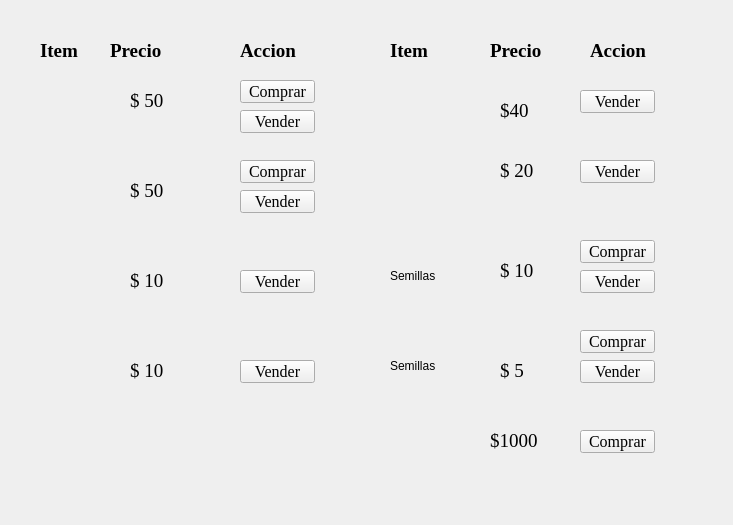
<?xml version="1.0" encoding="UTF-8"?>
<ui version="4.0">
 <class>Form</class>
 <widget class="QWidget" name="Form">
  <property name="geometry">
   <rect>
    <x>0</x>
    <y>0</y>
    <width>733</width>
    <height>525</height>
   </rect>
  </property>
  <property name="windowTitle">
   <string>Form</string>
  </property>
  <widget class="QLabel" name="label">
   <property name="geometry">
    <rect>
     <x>0</x>
     <y>0</y>
     <width>733</width>
     <height>521</height>
    </rect>
   </property>
   <property name="text">
    <string/>
   </property>
   <property name="pixmap">
    <pixmap>otros/window_template.jpg</pixmap>
   </property>
   <property name="scaledContents">
    <bool>true</bool>
   </property>
  </widget>
  <widget class="QLabel" name="label_2">
   <property name="geometry">
    <rect>
     <x>40</x>
     <y>40</y>
     <width>51</width>
     <height>21</height>
    </rect>
   </property>
   <property name="font">
    <font>
     <family>Times New Roman</family>
     <pointsize>14</pointsize>
     <weight>75</weight>
     <bold>true</bold>
    </font>
   </property>
   <property name="text">
    <string>Item </string>
   </property>
  </widget>
  <widget class="QLabel" name="label_3">
   <property name="geometry">
    <rect>
     <x>40</x>
     <y>70</y>
     <width>47</width>
     <height>71</height>
    </rect>
   </property>
   <property name="text">
    <string/>
   </property>
   <property name="pixmap">
    <pixmap>otros/hoe.png</pixmap>
   </property>
  </widget>
  <widget class="QLabel" name="label_4">
   <property name="geometry">
    <rect>
     <x>30</x>
     <y>160</y>
     <width>47</width>
     <height>71</height>
    </rect>
   </property>
   <property name="text">
    <string/>
   </property>
   <property name="pixmap">
    <pixmap>otros/axe.png</pixmap>
   </property>
  </widget>
  <widget class="QLabel" name="label_5">
   <property name="geometry">
    <rect>
     <x>30</x>
     <y>250</y>
     <width>47</width>
     <height>71</height>
    </rect>
   </property>
   <property name="text">
    <string/>
   </property>
   <property name="pixmap">
    <pixmap>recursos/artichoke.png</pixmap>
   </property>
  </widget>
  <widget class="QLabel" name="label_6">
   <property name="geometry">
    <rect>
     <x>40</x>
     <y>340</y>
     <width>47</width>
     <height>71</height>
    </rect>
   </property>
   <property name="text">
    <string/>
   </property>
   <property name="pixmap">
    <pixmap>recursos/corn.png</pixmap>
   </property>
  </widget>
  <widget class="QLabel" name="label_8">
   <property name="geometry">
    <rect>
     <x>110</x>
     <y>40</y>
     <width>61</width>
     <height>21</height>
    </rect>
   </property>
   <property name="font">
    <font>
     <family>Times New Roman</family>
     <pointsize>14</pointsize>
     <weight>75</weight>
     <bold>true</bold>
    </font>
   </property>
   <property name="text">
    <string>Precio</string>
   </property>
  </widget>
  <widget class="QLabel" name="label_7">
   <property name="geometry">
    <rect>
     <x>130</x>
     <y>90</y>
     <width>41</width>
     <height>21</height>
    </rect>
   </property>
   <property name="font">
    <font>
     <family>Times New Roman</family>
     <pointsize>14</pointsize>
    </font>
   </property>
   <property name="text">
    <string>$ 50</string>
   </property>
  </widget>
  <widget class="QLabel" name="label_9">
   <property name="geometry">
    <rect>
     <x>130</x>
     <y>180</y>
     <width>51</width>
     <height>21</height>
    </rect>
   </property>
   <property name="font">
    <font>
     <family>Times New Roman</family>
     <pointsize>14</pointsize>
    </font>
   </property>
   <property name="text">
    <string>$ 50</string>
   </property>
  </widget>
  <widget class="QLabel" name="label_10">
   <property name="geometry">
    <rect>
     <x>130</x>
     <y>270</y>
     <width>51</width>
     <height>21</height>
    </rect>
   </property>
   <property name="font">
    <font>
     <family>Times New Roman</family>
     <pointsize>14</pointsize>
    </font>
   </property>
   <property name="text">
    <string>$ 10</string>
   </property>
  </widget>
  <widget class="QLabel" name="label_11">
   <property name="geometry">
    <rect>
     <x>130</x>
     <y>360</y>
     <width>51</width>
     <height>21</height>
    </rect>
   </property>
   <property name="font">
    <font>
     <family>Times New Roman</family>
     <pointsize>14</pointsize>
    </font>
   </property>
   <property name="text">
    <string>$ 10</string>
   </property>
  </widget>
  <widget class="QPushButton" name="pushButton">
   <property name="geometry">
    <rect>
     <x>240</x>
     <y>80</y>
     <width>75</width>
     <height>23</height>
    </rect>
   </property>
   <property name="font">
    <font>
     <family>Times New Roman</family>
     <pointsize>12</pointsize>
    </font>
   </property>
   <property name="text">
    <string>Comprar</string>
   </property>
  </widget>
  <widget class="QPushButton" name="pushButton_2">
   <property name="geometry">
    <rect>
     <x>240</x>
     <y>110</y>
     <width>75</width>
     <height>23</height>
    </rect>
   </property>
   <property name="font">
    <font>
     <family>Times New Roman</family>
     <pointsize>12</pointsize>
    </font>
   </property>
   <property name="text">
    <string>Vender</string>
   </property>
  </widget>
  <widget class="QPushButton" name="pushButton_3">
   <property name="geometry">
    <rect>
     <x>240</x>
     <y>160</y>
     <width>75</width>
     <height>23</height>
    </rect>
   </property>
   <property name="font">
    <font>
     <family>Times New Roman</family>
     <pointsize>12</pointsize>
    </font>
   </property>
   <property name="text">
    <string>Comprar</string>
   </property>
  </widget>
  <widget class="QPushButton" name="pushButton_4">
   <property name="geometry">
    <rect>
     <x>240</x>
     <y>190</y>
     <width>75</width>
     <height>23</height>
    </rect>
   </property>
   <property name="font">
    <font>
     <family>Times New Roman</family>
     <pointsize>12</pointsize>
    </font>
   </property>
   <property name="text">
    <string>Vender</string>
   </property>
  </widget>
  <widget class="QPushButton" name="pushButton_6">
   <property name="geometry">
    <rect>
     <x>240</x>
     <y>270</y>
     <width>75</width>
     <height>23</height>
    </rect>
   </property>
   <property name="font">
    <font>
     <family>Times New Roman</family>
     <pointsize>12</pointsize>
    </font>
   </property>
   <property name="text">
    <string>Vender</string>
   </property>
  </widget>
  <widget class="QPushButton" name="pushButton_8">
   <property name="geometry">
    <rect>
     <x>240</x>
     <y>360</y>
     <width>75</width>
     <height>23</height>
    </rect>
   </property>
   <property name="font">
    <font>
     <family>Times New Roman</family>
     <pointsize>12</pointsize>
    </font>
   </property>
   <property name="text">
    <string>Vender</string>
   </property>
  </widget>
  <widget class="QLabel" name="label_12">
   <property name="geometry">
    <rect>
     <x>240</x>
     <y>40</y>
     <width>71</width>
     <height>21</height>
    </rect>
   </property>
   <property name="font">
    <font>
     <family>Times New Roman</family>
     <pointsize>14</pointsize>
     <weight>75</weight>
     <bold>true</bold>
    </font>
   </property>
   <property name="text">
    <string>Accion</string>
   </property>
  </widget>
  <widget class="QLabel" name="label_13">
   <property name="geometry">
    <rect>
     <x>390</x>
     <y>40</y>
     <width>51</width>
     <height>21</height>
    </rect>
   </property>
   <property name="font">
    <font>
     <family>Times New Roman</family>
     <pointsize>14</pointsize>
     <weight>75</weight>
     <bold>true</bold>
    </font>
   </property>
   <property name="text">
    <string>Item </string>
   </property>
  </widget>
  <widget class="QLabel" name="label_14">
   <property name="geometry">
    <rect>
     <x>390</x>
     <y>70</y>
     <width>47</width>
     <height>71</height>
    </rect>
   </property>
   <property name="text">
    <string/>
   </property>
   <property name="pixmap">
    <pixmap>recursos/gold.png</pixmap>
   </property>
  </widget>
  <widget class="QLabel" name="label_15">
   <property name="geometry">
    <rect>
     <x>390</x>
     <y>150</y>
     <width>47</width>
     <height>71</height>
    </rect>
   </property>
   <property name="text">
    <string/>
   </property>
   <property name="pixmap">
    <pixmap>recursos/wood.png</pixmap>
   </property>
  </widget>
  <widget class="QLabel" name="label_16">
   <property name="geometry">
    <rect>
     <x>390</x>
     <y>240</y>
     <width>47</width>
     <height>71</height>
    </rect>
   </property>
   <property name="text">
    <string>Semillas ch</string>
   </property>
  </widget>
  <widget class="QLabel" name="label_17">
   <property name="geometry">
    <rect>
     <x>390</x>
     <y>330</y>
     <width>47</width>
     <height>71</height>
    </rect>
   </property>
   <property name="text">
    <string>Semillas ar</string>
   </property>
  </widget>
  <widget class="QLabel" name="label_18">
   <property name="geometry">
    <rect>
     <x>490</x>
     <y>40</y>
     <width>61</width>
     <height>21</height>
    </rect>
   </property>
   <property name="font">
    <font>
     <family>Times New Roman</family>
     <pointsize>14</pointsize>
     <weight>75</weight>
     <bold>true</bold>
    </font>
   </property>
   <property name="text">
    <string>Precio</string>
   </property>
  </widget>
  <widget class="QLabel" name="label_19">
   <property name="geometry">
    <rect>
     <x>500</x>
     <y>100</y>
     <width>41</width>
     <height>21</height>
    </rect>
   </property>
   <property name="font">
    <font>
     <family>Times New Roman</family>
     <pointsize>14</pointsize>
    </font>
   </property>
   <property name="text">
    <string>$40</string>
   </property>
  </widget>
  <widget class="QLabel" name="label_20">
   <property name="geometry">
    <rect>
     <x>500</x>
     <y>160</y>
     <width>41</width>
     <height>21</height>
    </rect>
   </property>
   <property name="font">
    <font>
     <family>Times New Roman</family>
     <pointsize>14</pointsize>
    </font>
   </property>
   <property name="text">
    <string>$ 20</string>
   </property>
  </widget>
  <widget class="QLabel" name="label_21">
   <property name="geometry">
    <rect>
     <x>500</x>
     <y>260</y>
     <width>41</width>
     <height>21</height>
    </rect>
   </property>
   <property name="font">
    <font>
     <family>Times New Roman</family>
     <pointsize>14</pointsize>
    </font>
   </property>
   <property name="text">
    <string>$ 10</string>
   </property>
  </widget>
  <widget class="QLabel" name="label_22">
   <property name="geometry">
    <rect>
     <x>500</x>
     <y>360</y>
     <width>41</width>
     <height>21</height>
    </rect>
   </property>
   <property name="font">
    <font>
     <family>Times New Roman</family>
     <pointsize>14</pointsize>
    </font>
   </property>
   <property name="text">
    <string>$ 5</string>
   </property>
  </widget>
  <widget class="QLabel" name="label_23">
   <property name="geometry">
    <rect>
     <x>590</x>
     <y>40</y>
     <width>71</width>
     <height>21</height>
    </rect>
   </property>
   <property name="font">
    <font>
     <family>Times New Roman</family>
     <pointsize>14</pointsize>
     <weight>75</weight>
     <bold>true</bold>
    </font>
   </property>
   <property name="text">
    <string>Accion</string>
   </property>
  </widget>
  <widget class="QPushButton" name="pushButton_11">
   <property name="geometry">
    <rect>
     <x>580</x>
     <y>240</y>
     <width>75</width>
     <height>23</height>
    </rect>
   </property>
   <property name="font">
    <font>
     <family>Times New Roman</family>
     <pointsize>12</pointsize>
    </font>
   </property>
   <property name="text">
    <string>Comprar</string>
   </property>
  </widget>
  <widget class="QPushButton" name="pushButton_12">
   <property name="geometry">
    <rect>
     <x>580</x>
     <y>330</y>
     <width>75</width>
     <height>23</height>
    </rect>
   </property>
   <property name="font">
    <font>
     <family>Times New Roman</family>
     <pointsize>12</pointsize>
    </font>
   </property>
   <property name="text">
    <string>Comprar</string>
   </property>
  </widget>
  <widget class="QPushButton" name="pushButton_13">
   <property name="geometry">
    <rect>
     <x>580</x>
     <y>90</y>
     <width>75</width>
     <height>23</height>
    </rect>
   </property>
   <property name="font">
    <font>
     <family>Times New Roman</family>
     <pointsize>12</pointsize>
    </font>
   </property>
   <property name="text">
    <string>Vender</string>
   </property>
  </widget>
  <widget class="QPushButton" name="pushButton_14">
   <property name="geometry">
    <rect>
     <x>580</x>
     <y>160</y>
     <width>75</width>
     <height>23</height>
    </rect>
   </property>
   <property name="font">
    <font>
     <family>Times New Roman</family>
     <pointsize>12</pointsize>
    </font>
   </property>
   <property name="text">
    <string>Vender</string>
   </property>
  </widget>
  <widget class="QPushButton" name="pushButton_15">
   <property name="geometry">
    <rect>
     <x>580</x>
     <y>270</y>
     <width>75</width>
     <height>23</height>
    </rect>
   </property>
   <property name="font">
    <font>
     <family>Times New Roman</family>
     <pointsize>12</pointsize>
    </font>
   </property>
   <property name="text">
    <string>Vender</string>
   </property>
  </widget>
  <widget class="QPushButton" name="pushButton_16">
   <property name="geometry">
    <rect>
     <x>580</x>
     <y>360</y>
     <width>75</width>
     <height>23</height>
    </rect>
   </property>
   <property name="font">
    <font>
     <family>Times New Roman</family>
     <pointsize>12</pointsize>
    </font>
   </property>
   <property name="text">
    <string>Vender</string>
   </property>
  </widget>
  <widget class="QLabel" name="label_24">
   <property name="geometry">
    <rect>
     <x>390</x>
     <y>410</y>
     <width>47</width>
     <height>71</height>
    </rect>
   </property>
   <property name="text">
    <string/>
   </property>
   <property name="pixmap">
    <pixmap>otros/ticket.png</pixmap>
   </property>
  </widget>
  <widget class="QLabel" name="label_25">
   <property name="geometry">
    <rect>
     <x>490</x>
     <y>430</y>
     <width>51</width>
     <height>21</height>
    </rect>
   </property>
   <property name="font">
    <font>
     <family>Times New Roman</family>
     <pointsize>14</pointsize>
    </font>
   </property>
   <property name="text">
    <string>$1000</string>
   </property>
  </widget>
  <widget class="QPushButton" name="pushButton_17">
   <property name="geometry">
    <rect>
     <x>580</x>
     <y>430</y>
     <width>75</width>
     <height>23</height>
    </rect>
   </property>
   <property name="font">
    <font>
     <family>Times New Roman</family>
     <pointsize>12</pointsize>
    </font>
   </property>
   <property name="text">
    <string>Comprar</string>
   </property>
  </widget>
 </widget>
 <resources/>
 <connections/>
</ui>
